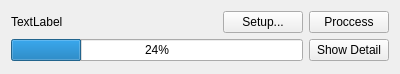
<?xml version="1.0" encoding="UTF-8"?>
<ui version="4.0">
 <class>TaskWgt</class>
 <widget class="QWidget" name="TaskWgt">
  <property name="geometry">
   <rect>
    <x>0</x>
    <y>0</y>
    <width>400</width>
    <height>74</height>
   </rect>
  </property>
  <property name="windowTitle">
   <string>Form</string>
  </property>
  <layout class="QVBoxLayout" name="verticalLayout">
   <item>
    <layout class="QHBoxLayout" name="horizontalLayout">
     <item>
      <widget class="QLabel" name="label">
       <property name="text">
        <string>TextLabel</string>
       </property>
      </widget>
     </item>
     <item>
      <spacer name="horizontalSpacer">
       <property name="orientation">
        <enum>Qt::Horizontal</enum>
       </property>
       <property name="sizeHint" stdset="0">
        <size>
         <width>40</width>
         <height>20</height>
        </size>
       </property>
      </spacer>
     </item>
     <item>
      <widget class="QPushButton" name="pushButton_setup">
       <property name="text">
        <string>Setup...</string>
       </property>
      </widget>
     </item>
     <item>
      <widget class="QPushButton" name="pushButton_proccess">
       <property name="text">
        <string>Proccess</string>
       </property>
      </widget>
     </item>
    </layout>
   </item>
   <item>
    <layout class="QHBoxLayout" name="horizontalLayout_2">
     <item>
      <widget class="QProgressBar" name="progressBar">
       <property name="value">
        <number>24</number>
       </property>
      </widget>
     </item>
     <item>
      <widget class="QPushButton" name="pushButton_showdetail">
       <property name="text">
        <string>Show Detail</string>
       </property>
      </widget>
     </item>
    </layout>
   </item>
  </layout>
 </widget>
 <resources/>
 <connections/>
</ui>
